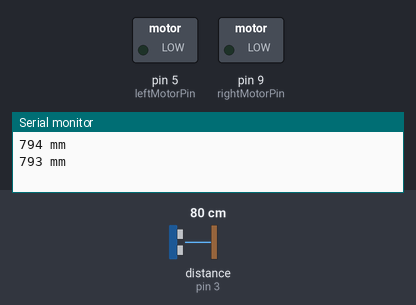
A sketch run on a simulated Arduino Uno, built with avr-gcc and run on an emulated ATmega328P. Parts: switched loads named in the sketch (green lamp = pin HIGH), the last lines printed to the serial monitor. Wiring (inferred from the names in the program): ultrasonic range finder: trigger pin 2; echo pin 3. The inputs (shaded band) are chosen by the test bench; at power-on: distance to the obstacle (sensor on pin 3) 80 cm. The echo pulse lasts 58.3 µs per cm; pins used as bus, display or sensor lines are not drawn.

Above: at 1.8 s.
1.9 s: distance to the obstacle (sensor on pin 3) set to 28 cm
4.2 s: distance to the obstacle (sensor on pin 3) set to 22 cm
At 7.0 s:
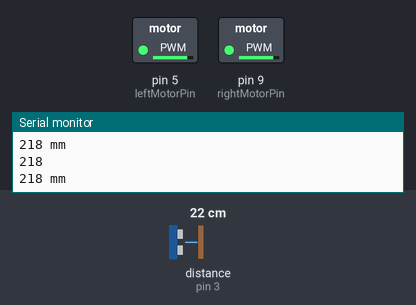
7.5 s: distance to the obstacle (sensor on pin 3) set to 2 cm
At 9.5 s:
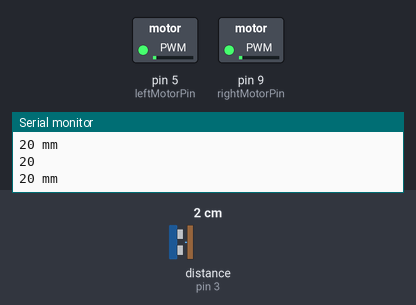
10.5 s: distance to the obstacle (sensor on pin 3) set to 9 cm
At 13.1 s:
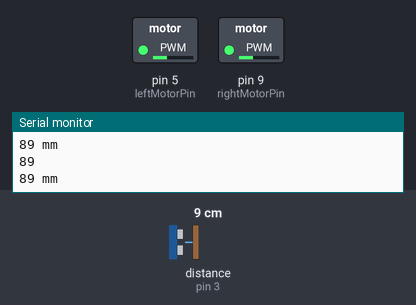
13.5 s: distance to the obstacle (sensor on pin 3) set to 18 cm
At 15.5 s:
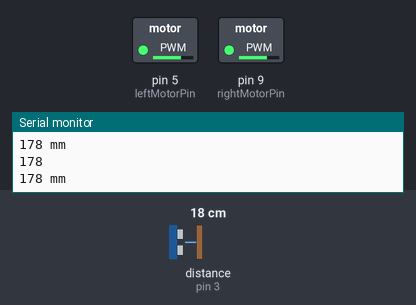
Timing chart, 0 to 17.0 s (numbered marks = the images above; inputs shaded):
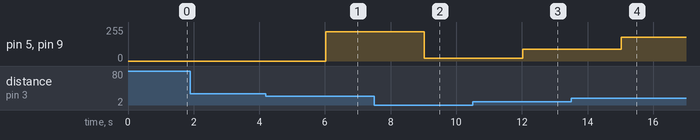

The sketch:

wall_avoiding_robot.ino
```cpp
int rightMotorPin = 9;
int leftMotorPin = 5;
int trigPin = 2;
int echoPin = 3;

void setup()
{
  pinMode(rightMotorPin, OUTPUT);
  pinMode(leftMotorPin, OUTPUT);
  pinMode(trigPin, OUTPUT);
  pinMode(echoPin, INPUT);
  pinMode(13, OUTPUT);
  Serial.begin(9600);
}


void loop()
{

  int distance = getDistance();
  Serial.print(distance);
  Serial.println(" mm");
  delay(1000);
  int speed = distance;
  if (speed >= 0 && speed <= 255)
  {
    analogWrite(rightMotorPin, speed);
    analogWrite(leftMotorPin, speed);
    Serial.println(speed);
  }

}


// Uses an ultrasonic sensor to get the measured distance in millimeters
// TRIG and ECHO must be defined, it also blinks the pin 13 LED for pulse duration
int getDistance() {
  unsigned long t, t_start, c;

  // Flush sensor LOW for a second
  digitalWrite(trigPin, LOW);
  delayMicroseconds(2);

  // Pulse for 10 us
  digitalWrite(trigPin, HIGH);
  delayMicroseconds(10);
  digitalWrite(trigPin, LOW);

  // Wait until echo signal is up.
  c = 0;
  while (digitalRead(echoPin) == LOW && c++ < 10000) {}

  // Measure echo signal uptime in microseconds. Also blink LED pin 13 during
  c = 0;
  t_start = micros();
  digitalWrite(13, HIGH);
  while(digitalRead(echoPin) == HIGH && c++ < 10000) {}
  digitalWrite(13, LOW);

  // Duration in microseconds
  t = micros() - t_start;

  // Distance in meters = (duration in seconds) * (speed of sound m/s) / 2
  // Distance in cm = (t * 1e-6) * (340 * 1e2) / 2 = t * 17/1000
  // Distance in millimeters = (t * 1e-6) * (340 * 1e3) / 2 = t * 17/100

  // Return distance in mm, sensor is supposedly accurate to 0.3cm = 3mm
  return t * 17 / 100;
}
```

Measured:
- the behaviour switches between 26 and 25 cm on distance to the obstacle (sensor on pin 3) (found by bisection; images 0 and 1)
- after the input at 4.2 s, pin 5 (leftMotorPin), pin 9 (rightMotorPin): 0/255 → 218/255 after 1.8 s
- after the input at 7.5 s, pin 5 (leftMotorPin), pin 9 (rightMotorPin): 218/255 → 20/255 after 1.5 s
- after the input at 10.5 s, pin 5 (leftMotorPin), pin 9 (rightMotorPin): 20/255 → 89/255 after 1.5 s
- after the input at 13.5 s, pin 5 (leftMotorPin), pin 9 (rightMotorPin): 89/255 → 178/255 after 1.5 s
